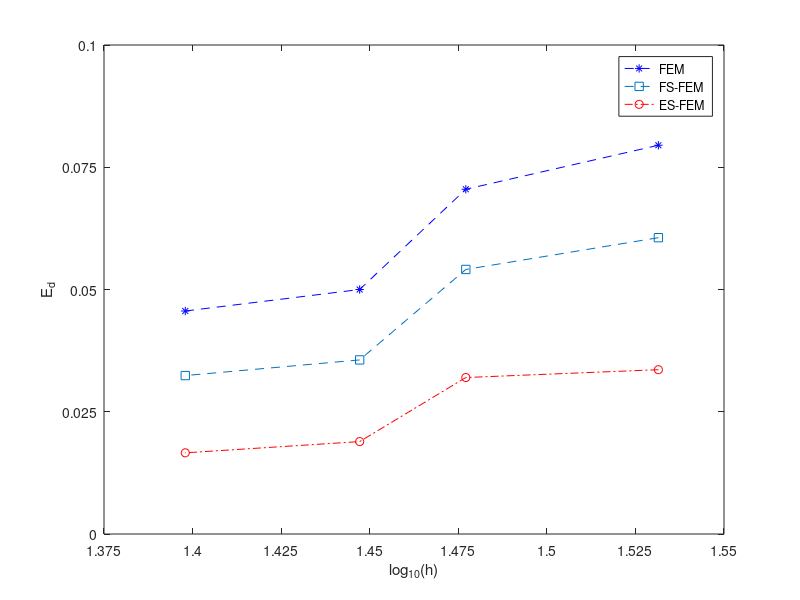

Reproduce this figure in MATLAB.
%legend('sinx',0);   
%xlabel('The number of training')  
%ylabel('Evacuation time(s)')  
clear
% S=load('redirection_reference.txt');
% s=sort(S(:,1));
% A=load('redirection_reference.txt');
% x=A(:,1);
% y=A(:,2);
% plot(x,y,'-k')
%----------------------------------
%----------------------------------
B=load('redirection_FEM.txt');
x=log10(B(:,1));
y=B(:,2);
plot(x,y,'b--*');
axis([1.375,1.55,0,0.1])
hold on
set(gca,'XTick',[1.375:0.025:1.55]);
set(gca,'YTick',[0:0.025:0.1]);
xlabel('log_1_0(h)') ;
ylabel('E_d')  ;
%----------------------------------
D=load('redirection_FSFEM.txt');
x=log10(D(:,1));
y=D(:,2);
plot(x,y,'--s');
%----------------------------------
C=load('redirection_ESFEM.txt');
x=log10(C(:,1));
y=C(:,2);
plot(x,y,'r-.o');
legend('FEM','FS-FEM','ES-FEM');